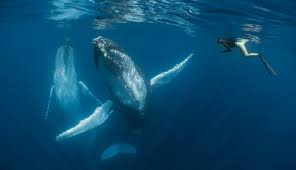
#> input picture download (1).jpg, 296 x 170 px
$ python IP_gate_detection.py
#> lines starting #> are read from the running program, lines starting #| are printed output that depends on the picture; after the words box and inside, x2 and y2 are one past the last pixel; in counts of white or black regions, pixels touching at a corner belong together
import cv2
import numpy as np

path = 'download (1).jpg'
img = cv2.imread(path)
#> img is the input picture: shape (170, 296, 3); mean B, G, R 109.6, 74.5, 10.3
imgHSV = cv2.cvtColor(img, cv2.COLOR_BGR2HSV)
#> imgHSV: shape (170, 296, 3); mean H, S, V 100.7, 237.5, 109.6
imgContour = img.copy()


def remove_noise (mask):
    Erokerne = np.ones((6, 6), np.uint8)  # from 0 to 255
    Dikernel = np.ones((3, 3), np.uint8)  # from 0 to 255

    # to remove image noise
    imgEroded = cv2.erode(mask, Erokerne, iterations=4)
    imgDialated = cv2.dilate(imgEroded, Dikernel, iterations=8)
    return imgDialated

def nearGate (imgHSV):
    # near gate color detection
    lower = np.array([0, 0, 0])
    upper = np.array([79, 184, 255])
    mask = cv2.inRange(imgHSV, lower, upper)
    clear_Mask =remove_noise(mask)
    return clear_Mask


def farGate (imgHSV):
    # far gate color detection
    lower = np.array([0, 0, 0])
    upper = np.array([179, 131, 255])
    mask = cv2.inRange(imgHSV, lower, upper)
    clear_Mask = remove_noise(mask)
    return clear_Mask


contours =[]
x_arr = []
gate_arr = []
y_arr = []
w_arr =[]


def getContours(imgHSV, imgContour):
    flage = True
    Nmask = nearGate(imgHSV)
#> in nearGate, `mask = cv2.inRange(imgHSV, lower, upper)`:
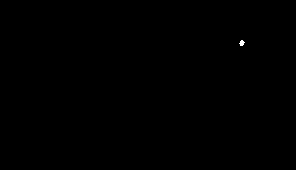
#> mask: shape (170, 296); 0.05% white; 1 white region, box (x1, y1, x2, y2) and area: (239, 40, 245, 46) 23
#> in remove_noise, `imgEroded = cv2.erode(mask, Erokerne, iterations=4)`: imgEroded: shape (170, 296); every value is 0
    # contour detection
    retrieval_mod = cv2.RETR_EXTERNAL
    Ncontours, Nhierarchy = cv2.findContours(Nmask, retrieval_mod, cv2.CHAIN_APPROX_NONE)

    # if there is no gate detected (may be far)
    if len(Ncontours) < 3:
        Fmask = farGate(imgHSV)
        Fcontours, Fhierarchy = cv2.findContours(Fmask, retrieval_mod, cv2.CHAIN_APPROX_NONE)
        contours = Fcontours
        # not near or far (no gate)
        if len(contours) == 0:
            flage = False
    else:
        contours = Ncontours

    if flage:
        for cnt in contours:
            area = cv2.contourArea(cnt)
            if area > 500:
                curveLength = cv2.arcLength(cnt, True)
                approx_corner_points = cv2.approxPolyDP(cnt, 0.02 * curveLength, True)
                Num_objCorners = len(approx_corner_points)

                if Num_objCorners > 3 and Num_objCorners < 15:
                    x, y, w, h = cv2.boundingRect(approx_corner_points)
                    x_arr.append(x), gate_arr.append(y + h - w), y_arr.append(y), w_arr.append(w)
                else:
                    pass
        if gate_arr:
            gate_hight1 = max(gate_arr)
            indx1 = gate_arr.index(max(gate_arr))
            gate_arr[indx1] = 0
            indx2 = gate_arr.index(max(gate_arr))

            if abs(x_arr[indx1]-x_arr[indx2])>100:

                if x_arr[indx1] > x_arr[indx2]:
                    cv2.rectangle(imgContour, (x_arr[indx1], y_arr[indx1] - 50), (x_arr[indx2], gate_hight1), (100, 255, 100),
                                  20)
                else:
                    cv2.rectangle(imgContour, (x_arr[indx2], y_arr[indx1] - 50), (x_arr[indx1], gate_hight1), (100, 255, 100),
                                  20)

                cv2.putText(imgContour, 'Gate',
                            (x_arr[indx1], y_arr[indx1] - 100), cv2.Formatter_FMT_MATLAB, 5,
                            (100, 255, 100), 10)

                # to detect the narrower pass (bonus)
                y_arr[indx1] = 0
                y_arr[indx2] = 0
                bindx = y_arr.index(max(y_arr))

                if max(x_arr) < x_arr[bindx] + 120 or min(x_arr) > x_arr[bindx] - 120:
                    pass
                elif abs(x_arr[bindx] - x_arr[indx1]) > abs(x_arr[bindx] - x_arr[indx2]):
                    cv2.rectangle(imgContour, (x_arr[bindx], y_arr[bindx]), (x_arr[indx2], gate_hight1), (200, 0, 255), 10)
                    cv2.putText(imgContour, 'bouns entry',
                                (x_arr[bindx], y_arr[bindx] - 50), cv2.Formatter_FMT_MATLAB, 5,
                                (000, 0, 255), 10)
                else:
                    cv2.rectangle(imgContour, (x_arr[bindx], y_arr[bindx]), (x_arr[indx1], gate_hight1), (200, 0, 255), 10)
                    cv2.putText(imgContour, 'bouns entry',
                                (x_arr[bindx], y_arr[bindx] - 50), cv2.Formatter_FMT_MATLAB, 5, (000, 0, 255), 10)


getContours(imgHSV,imgContour)
#> in getContours, `Ncontours, Nhierarchy = cv2.findContours(Nmask, retrieval_mod, cv2.CHA..`: Ncontours = []; Nhierarchy = None
#> in farGate, `mask = cv2.inRange(imgHSV, lower, upper)`:
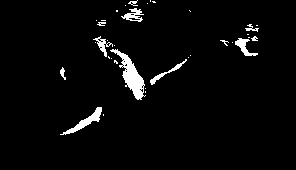
#> mask: shape (170, 296); 3.4% white; 35 white regions (24 under 20 px), largest, box (x1, y1, x2, y2) and area: (110, 49, 146, 100) 611, (60, 107, 102, 135) 281, (235, 38, 258, 56) 162
#> in getContours, `Fcontours, Fhierarchy = cv2.findContours(Fmask, retrieval_mod, cv2.CHA..`: Fcontours = []; Fhierarchy = None
#> in getContours, `contours = Fcontours`: contours = []

import matplotlib.pyplot as plt
imgplot = plt.imshow(imgContour)
plt.show()
